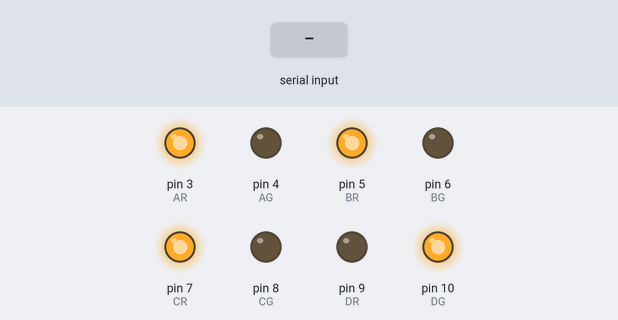
A sketch run on a simulated Arduino Uno, built with avr-gcc and run on an emulated ATmega328P. On the bench: output pins drawn as LEDs (lit = HIGH). Inputs (shaded band) come from the test bench. Pins used as bus, display or sensor lines are not drawn; what the sketch prints to the serial monitor is not drawn.

Above: at 19.4 s.
19.5 s: "DOUBLE\n" received over Serial
At 24.8 s:
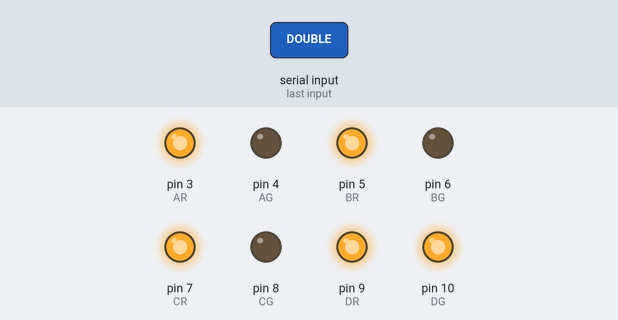
At 26.1 s:
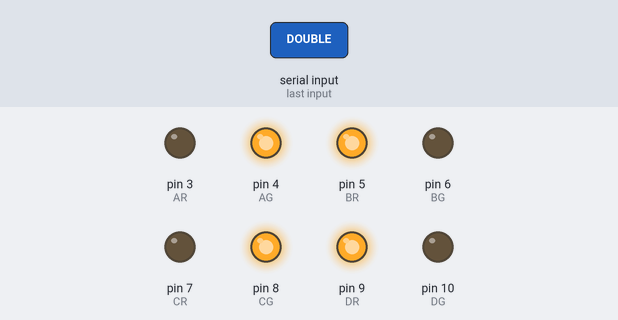
37.5 s: "SET_AUTO\n" received over Serial
At 43.4 s:
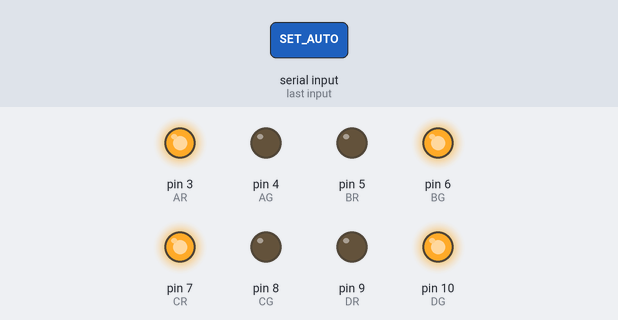
Timing chart, 0 to 74.5 s (numbered marks = the images above; inputs shaded):
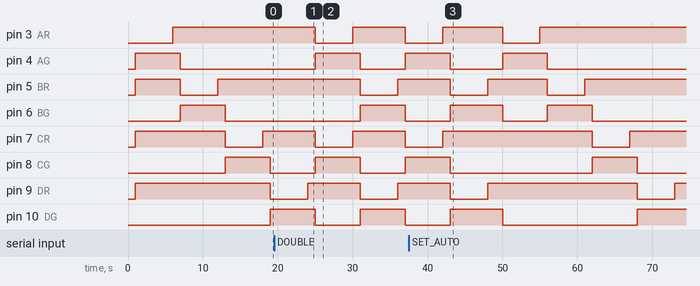

The sketch:

ino.ino
```cpp
// Get Led A, B, C, D road
int AR = 3;
int AG = 4;

int BR = 5;
int BG = 6;

int CR = 7;
int CG = 8;

int DR = 9;
int DG = 10;

String command = "";
bool isAuto = true;

bool isDouble = false;
int old_rPin = 0;
int old_gPin = 0;


void setup() {
  // Initialize Serial incomming command
  Serial.begin(9600);

  int pins[] = {AR, AG, BR, BG, CR, CG, DR, DG};
  for ( int i = 0; i < 8; i++) {
    pinMode(pins[i], OUTPUT);
  }

  Serial.println("Smart Traffic Light System is On");
}

void allRed() {
  int reds[] = {AR, BR, CR, DR};
  int greens[] = {AG, BG, CG, DG};

  for ( int i = 0; i < 4; i++) {
    analogWrite(reds[i], 255);
    analogWrite(greens[i], 0);
  }
}

void autoTraffic() {
  old_rPin = 0;
  old_gPin = 0;

  // Road A
  allRed();

  analogWrite(AR, 0);
  analogWrite(AG, 255);
  delay(5000);

  analogWrite(AR, 255);
  analogWrite(AG, 255);
  delay(1000);

  // Road B
  allRed();

  analogWrite(BR, 0);
  analogWrite(BG, 255);
  delay(5000);

  analogWrite(BR, 255);
  analogWrite(BG, 255);
  delay(1000);

  // Road C
  allRed();

  analogWrite(CR, 0);
  analogWrite(CG, 255);
  delay(5000);

  analogWrite(CR, 255);
  analogWrite(CG, 255);
  delay(1000);

  // Road D
  allRed();

  analogWrite(DR, 0);
  analogWrite(DG, 255);
  delay(5000);

  analogWrite(DR, 255);
  analogWrite(DG, 255);
  delay(1000);
}

void handleDoubleRoad() {
      // Road AC
      allRed();

      analogWrite(AR, 0);
      analogWrite(AG, 255);

      analogWrite(CR, 0);
      analogWrite(CG, 255);
      delay(5000);

      analogWrite(AR, 255);
      analogWrite(AG, 255);

      analogWrite(CR, 255);
      analogWrite(CG, 255);
      delay(1000);

      // Road BD
      allRed();

      analogWrite(BR, 0);
      analogWrite(BG, 255);

      analogWrite(DR, 0);
      analogWrite(DG, 255);
      delay(5000);

      analogWrite(BR, 255);
      analogWrite(BG, 255);

      analogWrite(DR, 255);
      analogWrite(DG, 255);
      delay(1000);

}

// for yellow light time to work

void OpenRoad(int rPin, int gPin) {
  analogWrite(old_rPin, 255);
  analogWrite(old_gPin, 255);
  delay(1000);

  old_rPin = rPin;
  old_gPin = gPin;

  allRed();
  analogWrite(rPin, 0);
  analogWrite(gPin, 255);
}

void OpenRoadWithTimer(int rPin, int gPin, int time) {
  allRed();
  analogWrite(rPin, 0);
  analogWrite(gPin, 255);
  delay(time);

  analogWrite(rPin, 255);
  analogWrite(gPin, 255);
  delay(1000);

  isAuto = true;
}

void handleSerial() {

  if (Serial.available() > 0) {
    isAuto = false;
    String command = Serial.readStringUntil('\n');

    command.trim();

    if(command.startsWith("OPEN:")) {
      isDouble = false;

      char road = command.charAt(5);

      if (road == 'A') OpenRoad(AR, AG);
      if (road == 'B') OpenRoad(BR, BG);
      if (road == 'C') OpenRoad(CR, CG);
      if (road == 'D') OpenRoad(DR, DG);

      Serial.print("Open road : ");
      Serial.print(command);

    }

    else if (command.startsWith("DOUBLE")) {
      isDouble = true;
    }

    else if (command.startsWith("TIME:")) {
      char road = command.charAt(5);
      String timeStr = command.substring(6);
      int newTime = timeStr.toInt();

      if ( road == 'A' ) {
        OpenRoadWithTimer(AR, AG, newTime);
      }

      if ( road == 'B' ) {
        OpenRoadWithTimer(BR, BG, newTime);
      }

      if ( road == 'C' ) {
        OpenRoadWithTimer(CR, CG, newTime);
      }

      if ( road == 'D' ) {
        OpenRoadWithTimer(DR, DG, newTime);
      }
    }
    else if (command == "SET_AUTO") {
      isAuto = true;
      isDouble = false;
    }
  }
}


void loop() {

  handleSerial();

  if(isDouble) {
    handleDoubleRoad();
  }

  if(isAuto) {
    analogWrite(old_rPin, 255);
    analogWrite(old_gPin, 255);
    delay(1000);

    autoTraffic();
  }
}
```

Measured:
- after the input at 19.5 s, pin 6 (BG): LOW → HIGH after 11.5 s instead of 12.5 s; pin 7 (CR): HIGH → LOW after 5.5 s, → HIGH 5.0 s later, → LOW 7.0 s later; pin 8 (CG): LOW → HIGH after 5.5 s, → LOW 6.0 s later, → HIGH 6.0 s later; pin 10 (DG): HIGH → LOW after 5.5 s instead of 6.5 s
- after the input at 37.5 s, pin 9 (DR): HIGH → LOW after 30.5 s, → HIGH 5.0 s later
- by itself, pin 5 (BR): alternates HIGH for 8.0 s and LOW for 5.0 s, 4 changes in all, then stays HIGH
